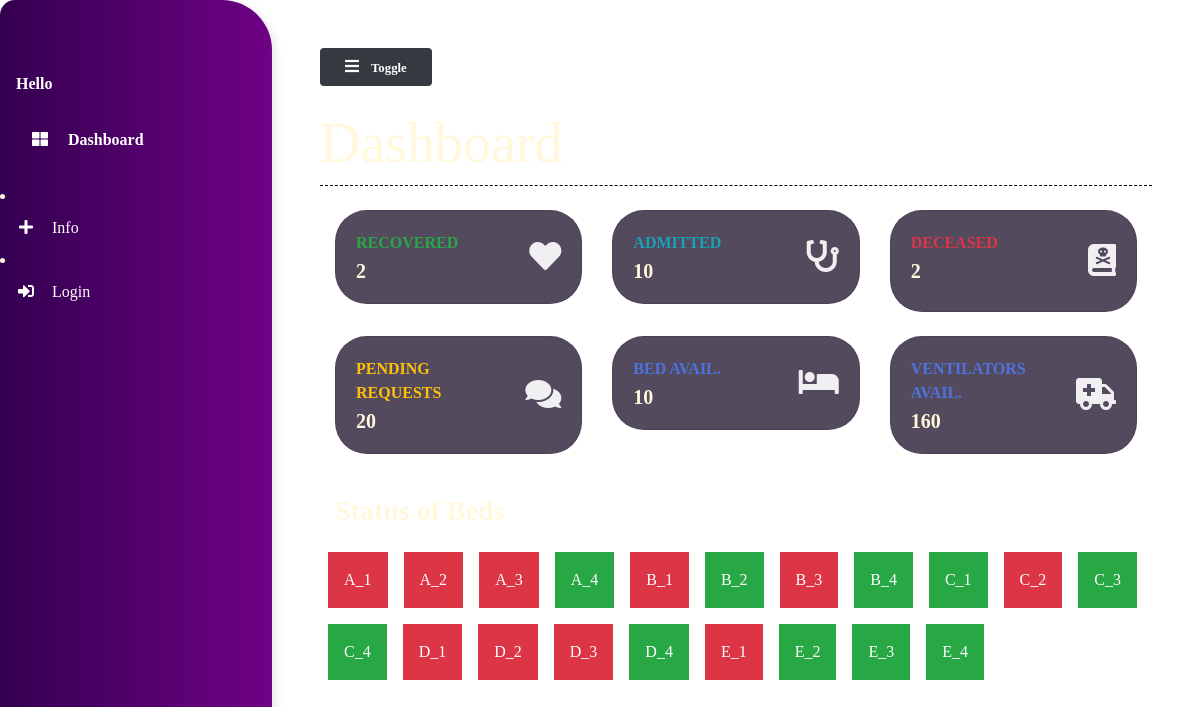
The page / on the database its author committed.
### main/models.py (models this page shows)
class Bed(models.Model):
    bed_number = models.CharField(max_length=50)
    occupied = models.BooleanField() #true/false input. default form widget is checkbox.
    def __str__(self):
        return self.bed_number

### main/views.py (the view)
# urls.py: path("", views.dashboard, name="dashboard"), #path returns an element for inclusion in urlpatterns.
def dashboard(request):
    patients = Patient.objects.all()
    patient_count = patients.count()
    patients_recovered = Patient.objects.filter(status="Recovered") #taking data from the backend
    patients_deceased = Patient.objects.filter(status="Deceased")
    deceased_count = patients_deceased.count()
    recovered_count = patients_recovered.count()
    beds = Bed.objects.all()
    beds_available = Bed.objects.filter(occupied=False).count()     #defining the beds available as occupied=false
    context = {                                      # A context is a variable name -> variable value mapping that is passed to a template.
        'patient_count': patient_count,              # Context processors let you specify a number of variables that get set in each context automatically –
        'beds_available': beds_available,            # -without you having to specify the variables in each render() call.
        'recovered_count': recovered_count,
        'deceased_count':deceased_count,
        'beds':beds
    }
    print(patient_count)
    return render(request, 'main/dashboard.html', context)          #all this data to be stored in dashboard with respective variable names

### main/templates/main/dashboard.html (shortened to what this page needs)
{% extends 'main/base.html' %}
{% load static %}
{% block content %}
    <div class="container-fluid">
        <div class="row">
            <div class="col-xl-4 col-md-6 col-sm-12 mb-4">
                <div class="card">
                    <div class="card-body">
                        <div class="row no-gutters align-items-center">
                            <div class="col mr-2">
                                <div class="text-xs font-weight-bold text-success text-uppercase mb-1">
                                    Recovered</div>
                                <div class="h5 mb-0 font-weight-bold text-gray-800">{{ recovered_count }}</div>
                            </div>
                            <div class="col-auto">
                                <i class="fas fa-heart fa-2x text-gray-300"></i>
                            </div>
                        </div>
                    </div>
                </div>
            </div>
            <div class="col-xl-4 col-md-6 col-sm-12 mb-4">
                <div class="card ">
                    <div class="card-body">
                        <div class="row no-gutters align-items-center">
                            <div class="col mr-2">
                                <div class="text-xs font-weight-bold text-info text-uppercase mb-1">
                                    Admitted</div>
                                <div class="h5 mb-0 font-weight-bold text-black-900">{{ patient_count }}</div>
                            </div>
                            <div class="col-auto">
                                <i class="fas fa-stethoscope fa-2x text-gray-300"></i>
                            </div>
                        </div>
                    </div>
                </div>
            </div>
            <div class="col-xl-4 col-md-6 col-sm-12 mb-4">
                <div class="card">
                    <div class="card-body">
                        <div class="row no-gutters align-items-center">
                            <div class="col mr-2">
                                <div class="text-xs font-weight-bold text-danger text-uppercase mb-1">Deceased
                                </div>
                                <div class="row no-gutters align-items-center">
                                    <div class="col-auto">
                                       <h4> <div class="h5 mb-0 mr-3 font-weight-bold text-lack-800">{{deceased_count}}</div>
                                       </h4>
                                    </div>
                                </div>
                            </div>
                            <div class="col-auto">
                                <i class="fas fa-book-dead fa-2x text-gray-300"></i>
                            </div>
                        </div>
                    </div>
                </div>
            </div>
            <div class="col-xl-4 col-md-6 col-sm-12 mb-4">
                <div class="card">
                    <div class="card-body">
                        <div class="row no-gutters align-items-center">
                            <div class="col mr-2">
                                <div class="text-xs font-weight-bold text-warning text-uppercase mb-1">
                                    Pending Requests</div>
                                <div class="h5 mb-0 font-weight-bold text-gray-800">20</div>
                            </div>
                            <div class="col-auto">
                                <i class="fas fa-comments fa-2x text-gray-300"></i>
                            </div>
                        </div>
                    </div>
                </div>
            </div>
            <div class="col-xl-4 col-md-6 col-sm-12 mb-4">
                <div class="card">
                    <div class="card-body">
                        <div class="row no-gutters align-items-center">
                            <div class="col mr-2">
                                <div class="text-xs font-weight-bold text-blue text-uppercase mb-1">
                                    Bed Avail.</div>
                                <div class="h5 mb-0 font-weight-bold text-gray-800">{{beds_available}}</div>
                            </div>
                            <div class="col-auto">
                                <i class="fas fa-bed fa-2x text-gray-300"></i>
                            </div>
                        </div>
                    </div>
                </div>
            </div>
            <div class="col-xl-4 col-md-6 col-sm-12 mb-4">
                <div class="card">
                    <div class="card-body">
                        <div class="row no-gutters align-items-center">
                            <div class="col mr-2">
                                <div class="text-xs font-weight-bold text-blue text-uppercase mb-1">
                                    Ventilators Avail.</div>
                                <div class="h5 mb-0 font-weight-bold text-gray-800">160</div>
                            </div>
                            <div class="col-auto">
                                <i class="fas fa-ambulance fa-2x text-gray-300"></i>
                            </div>
                        </div>
                    </div>
                </div>
            </div>
        </div>
        <div><h3 class="font-weight-bold my-3">Status of Beds</h3></div>
        <div class="row">
            {% for bed in beds %}
                <div class="
                {% if bed.occupied == True %}
                bg-danger
                {% elif bed.occupied == False %}
                bg-success
                {% endif %}
                grid-box my-2 mx-2 py-3 px-3 text-white">{{ bed }}</div>
            {% endfor %}
        </div>
    </div>
{% endblock content %}

### main/templates/main/base.html (shortened to what this page needs)
{% load static %}
<!DOCTYPE html>
<html lang="en">
  <head>
    <link
      rel="stylesheet"
      href="https://maxcdn.bootstrapcdn.com/bootstrap/4.0.0/css/bootstrap.min.css"
    />
    <link
      rel="stylesheet"
      href="https://cdnjs.cloudflare.com/ajax/libs/font-awesome/5.14.0/css/all.min.css"
    />
    <link
      rel="stylesheet"
      href="{% static 'styles/work_base.css' %}"
      type="text/css"
    />
    <link rel="stylesheet" href="//code.jquery.com/ui/1.12.1/themes/base/jquery-ui.css">
  </head>
  <body>
<div class="vertical-nav" id="sidebar">
	<div class="py-4 px-3 mb-4">
	</div>
	<p class="text-white font-weight-bold px-3 pb-4 mb-0">
		Hello {{user.first_name}}
	</p>
	<p class="text-gray font-weight-bold px-3 pb-4 mb-0">
		<a href="{% url 'dashboard' %}" class="nav-link text-white">
			<i class="fa fa-th-large mr-3 text-primary"></i> Dashboard </a>
	</p>
    <li class="nav-item">
      <a href="{% url 'info' %}" class="nav-link text-white">
        <i class="fa fa-plus mr-3 text-primary fa-fw"></i>Info
      </a>
    </li>
    {% if request.user.is_authenticated == False %}
    <li class="nav-item">
			<a href="{% url 'login' %}" class="nav-link text-white">
				<i class="fa fa-sign-in-alt mr-3 text-primary fa-fw"></i>Login
			</a>
		</li>
    {% else %}
		<li class="nav-item">
			<a href="{% url 'logout' %}" class="nav-link text-white">
				<i class="fa fa-sign-out-alt mr-3 text-primary fa-fw"></i>Logout
			</a>
		</li>
    {% endif %}
</div>
    <div class="page-content p-5" id="content">
        <button id="sidebarCollapse" class="btn bg-dark rounded-pill shadow-sm px-4 mb-4" type="button">
            <i class="fa fa-bars mr-2 text-primary"></i>
            <small class="font-weight-bold text-primary">
                Toggle
            </small>
        </button>
		<h2 class="display-4 ">{% block contentTitle %}{% endblock contentTitle %}
		</h2>
		<div class="seperator mt-1 mb-4"></div>
		{% block content %}{% endblock content %}
    </div>
  </body>
</html>

### static/styles/work_base.css (style rules this page uses)
body { background-image: url("background-01.jpg"); background-size:cover; background-repeat: no-repeat; min-height: 100vh; font-family: Gotham; color: cornsilk; }
.card { border-radius: 2rem; background-color: rgb(84, 74, 94); }
.vertical-nav { background-image: linear-gradient(to right, rgb(51, 0, 80) , rgb(111, 2, 133)); ; background-blend-mode: soft-light; min-width: 17rem; border-radius: 15px 50px 30px 5px; height: 100vh; position: fixed; top: 0; left: 0; box-shadow: 3px 3px 10px rgba(0, 0, 0, 0.1); transition: all 0.4s; }
.page-content { width: calc(100% -17rem); margin-left: 17rem; transition: all 0.4s; }
.seperator { margin: 3rem 0; border-bottom: 1px dashed #000000; }
.nav-link { text-transform: capitalize; }
.text-primary { color: #fff !important; }
.text-gray-300 { color: #f0f0f3 !important; }
.text-blue { color: #4e73df !important; }

### rows shown on the page
Bed: bed_number "A_1"
Bed: bed_number "A_2"
Bed: bed_number "A_3"
Bed: bed_number "A_4"
Bed: bed_number "B_1"
Bed: bed_number "B_2"
Bed: bed_number "B_3"
Bed: bed_number "B_4"
Bed: bed_number "C_1"
Bed: bed_number "C_2"
Bed: bed_number "C_3"
Bed: bed_number "C_4"
Bed: bed_number "D_1"
Bed: bed_number "D_2"
Bed: bed_number "D_3"
Bed: bed_number "D_4"
Bed: bed_number "E_1"
Bed: bed_number "E_2"
Bed: bed_number "E_3"
Bed: bed_number "E_4"

### other values the page prints
{{ recovered_count }} "2"
{{ patient_count }} "10"
{{ deceased_count }} "2"
{{ beds_available }} "10"
